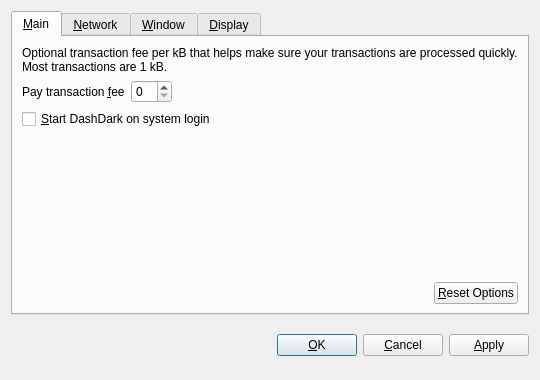
<?xml version="1.0" encoding="UTF-8"?>
<ui version="4.0">
 <class>OptionsDialog</class>
 <widget class="QDialog" name="OptionsDialog">
  <property name="geometry">
   <rect>
    <x>0</x>
    <y>0</y>
    <width>540</width>
    <height>380</height>
   </rect>
  </property>
  <property name="windowTitle">
   <string>Options</string>
  </property>
  <property name="modal">
   <bool>true</bool>
  </property>
  <layout class="QVBoxLayout" name="verticalLayout">
   <item>
    <widget class="QTabWidget" name="tabWidget">
     <property name="tabPosition">
      <enum>QTabWidget::North</enum>
     </property>
     <property name="currentIndex">
      <number>0</number>
     </property>
     <widget class="QWidget" name="tabMain">
      <attribute name="title">
       <string>&amp;Main</string>
      </attribute>
      <layout class="QVBoxLayout" name="verticalLayout_Main">
       <item>
        <widget class="QLabel" name="transactionFeeInfoLabel">
         <property name="text">
          <string>Optional transaction fee per kB that helps make sure your transactions are processed quickly. Most transactions are 1 kB.</string>
         </property>
         <property name="textFormat">
          <enum>Qt::PlainText</enum>
         </property>
         <property name="wordWrap">
          <bool>true</bool>
         </property>
        </widget>
       </item>
       <item>
        <layout class="QHBoxLayout" name="horizontalLayout_1_Main">
         <item>
          <widget class="QLabel" name="transactionFeeLabel">
           <property name="text">
            <string>Pay transaction &amp;fee</string>
           </property>
           <property name="textFormat">
            <enum>Qt::PlainText</enum>
           </property>
           <property name="buddy">
            <cstring>transactionFee</cstring>
           </property>
          </widget>
         </item>
         <item>
          <widget class="BitcoinAmountField" name="transactionFee"/>
         </item>
         <item>
          <spacer name="horizontalSpacer_1_Main">
           <property name="orientation">
            <enum>Qt::Horizontal</enum>
           </property>
           <property name="sizeHint" stdset="0">
            <size>
             <width>40</width>
             <height>20</height>
            </size>
           </property>
          </spacer>
         </item>
        </layout>
       </item>
       <item>
        <widget class="QCheckBox" name="bitcoinAtStartup">
         <property name="toolTip">
          <string>Automatically start DashDark after logging in to the system.</string>
         </property>
         <property name="text">
          <string>&amp;Start DashDark on system login</string>
         </property>
        </widget>
       </item>
       <item>
        <spacer name="verticalSpacer_Main">
         <property name="orientation">
          <enum>Qt::Vertical</enum>
         </property>
         <property name="sizeHint" stdset="0">
          <size>
           <width>20</width>
           <height>40</height>
          </size>
         </property>
        </spacer>
       </item>
       <item>
        <layout class="QHBoxLayout" name="horizontalLayout_2_Main">
         <item>
          <spacer name="horizontalSpacer_2_Main">
           <property name="orientation">
            <enum>Qt::Horizontal</enum>
           </property>
           <property name="sizeHint" stdset="0">
            <size>
             <width>40</width>
             <height>20</height>
            </size>
           </property>
          </spacer>
         </item>
         <item>
          <widget class="QPushButton" name="resetButton">
           <property name="toolTip">
            <string>Reset all client options to default.</string>
           </property>
           <property name="text">
            <string>&amp;Reset Options</string>
           </property>
           <property name="autoDefault">
            <bool>false</bool>
           </property>
          </widget>
         </item>
        </layout>
       </item>
      </layout>
     </widget>
     <widget class="QWidget" name="tabNetwork">
      <attribute name="title">
       <string>&amp;Network</string>
      </attribute>
      <layout class="QVBoxLayout" name="verticalLayout_Network">
       <item>
        <widget class="QCheckBox" name="mapPortUpnp">
         <property name="toolTip">
          <string>Automatically open the DashDark client port on the router. This only works when your router supports UPnP and it is enabled.</string>
         </property>
         <property name="text">
          <string>Map port using &amp;UPnP</string>
         </property>
        </widget>
       </item>
       <item>
        <widget class="QCheckBox" name="connectSocks">
         <property name="toolTip">
          <string>Connect to the DashDark network through a SOCKS proxy (e.g. when connecting through Tor).</string>
         </property>
         <property name="text">
          <string>&amp;Connect through SOCKS proxy:</string>
         </property>
        </widget>
       </item>
       <item>
        <layout class="QHBoxLayout" name="horizontalLayout_Network">
         <item>
          <widget class="QLabel" name="proxyIpLabel">
           <property name="text">
            <string>Proxy &amp;IP:</string>
           </property>
           <property name="textFormat">
            <enum>Qt::PlainText</enum>
           </property>
           <property name="buddy">
            <cstring>proxyIp</cstring>
           </property>
          </widget>
         </item>
         <item>
          <widget class="QValidatedLineEdit" name="proxyIp">
           <property name="maximumSize">
            <size>
             <width>140</width>
             <height>16777215</height>
            </size>
           </property>
           <property name="toolTip">
            <string>IP address of the proxy (e.g. 127.0.0.1)</string>
           </property>
          </widget>
         </item>
         <item>
          <widget class="QLabel" name="proxyPortLabel">
           <property name="text">
            <string>&amp;Port:</string>
           </property>
           <property name="textFormat">
            <enum>Qt::PlainText</enum>
           </property>
           <property name="buddy">
            <cstring>proxyPort</cstring>
           </property>
          </widget>
         </item>
         <item>
          <widget class="QLineEdit" name="proxyPort">
           <property name="maximumSize">
            <size>
             <width>55</width>
             <height>16777215</height>
            </size>
           </property>
           <property name="toolTip">
            <string>Port of the proxy (e.g. 9050)</string>
           </property>
          </widget>
         </item>
         <item>
          <widget class="QLabel" name="socksVersionLabel">
           <property name="text">
            <string>SOCKS &amp;Version:</string>
           </property>
           <property name="textFormat">
            <enum>Qt::PlainText</enum>
           </property>
           <property name="buddy">
            <cstring>socksVersion</cstring>
           </property>
          </widget>
         </item>
         <item>
          <widget class="QValueComboBox" name="socksVersion">
           <property name="toolTip">
            <string>SOCKS version of the proxy (e.g. 5)</string>
           </property>
          </widget>
         </item>
         <item>
          <spacer name="horizontalSpacer_Network">
           <property name="orientation">
            <enum>Qt::Horizontal</enum>
           </property>
           <property name="sizeHint" stdset="0">
            <size>
             <width>40</width>
             <height>20</height>
            </size>
           </property>
          </spacer>
         </item>
        </layout>
       </item>
       <item>
        <spacer name="verticalSpacer_Network">
         <property name="orientation">
          <enum>Qt::Vertical</enum>
         </property>
         <property name="sizeHint" stdset="0">
          <size>
           <width>20</width>
           <height>40</height>
          </size>
         </property>
        </spacer>
       </item>
      </layout>
     </widget>
     <widget class="QWidget" name="tabWindow">
      <attribute name="title">
       <string>&amp;Window</string>
      </attribute>
      <layout class="QVBoxLayout" name="verticalLayout_Window">
       <item>
        <widget class="QCheckBox" name="minimizeToTray">
         <property name="toolTip">
          <string>Show only a tray icon after minimizing the window.</string>
         </property>
         <property name="text">
          <string>&amp;Minimize to the tray instead of the taskbar</string>
         </property>
        </widget>
       </item>
       <item>
        <widget class="QCheckBox" name="minimizeOnClose">
         <property name="toolTip">
          <string>Minimize instead of exit the application when the window is closed. When this option is enabled, the application will be closed only after selecting Quit in the menu.</string>
         </property>
         <property name="text">
          <string>M&amp;inimize on close</string>
         </property>
        </widget>
       </item>
       <item>
        <spacer name="verticalSpacer_Window">
         <property name="orientation">
          <enum>Qt::Vertical</enum>
         </property>
         <property name="sizeHint" stdset="0">
          <size>
           <width>20</width>
           <height>40</height>
          </size>
         </property>
        </spacer>
       </item>
      </layout>
     </widget>
     <widget class="QWidget" name="tabDisplay">
      <attribute name="title">
       <string>&amp;Display</string>
      </attribute>
      <layout class="QVBoxLayout" name="verticalLayout_Display">
       <item>
        <layout class="QHBoxLayout" name="horizontalLayout_1_Display">
         <item>
          <widget class="QLabel" name="langLabel">
           <property name="text">
            <string>User Interface &amp;language:</string>
           </property>
           <property name="textFormat">
            <enum>Qt::PlainText</enum>
           </property>
           <property name="buddy">
            <cstring>lang</cstring>
           </property>
          </widget>
         </item>
         <item>
          <widget class="QValueComboBox" name="lang">
           <property name="toolTip">
            <string>The user interface language can be set here. This setting will take effect after restarting DashDark.</string>
           </property>
          </widget>
         </item>
        </layout>
       </item>
       <item>
        <layout class="QHBoxLayout" name="horizontalLayout_2_Display">
         <item>
          <widget class="QLabel" name="unitLabel">
           <property name="text">
            <string>&amp;Unit to show amounts in:</string>
           </property>
           <property name="textFormat">
            <enum>Qt::PlainText</enum>
           </property>
           <property name="buddy">
            <cstring>unit</cstring>
           </property>
          </widget>
         </item>
         <item>
          <widget class="QValueComboBox" name="unit">
           <property name="toolTip">
            <string>Choose the default subdivision unit to show in the interface and when sending coins.</string>
           </property>
          </widget>
         </item>
        </layout>
       </item>
       <item>
        <widget class="QCheckBox" name="displayAddresses">
         <property name="toolTip">
          <string>Whether to show DashDark addresses in the transaction list or not.</string>
         </property>
         <property name="text">
          <string>&amp;Display addresses in transaction list</string>
         </property>
        </widget>
       </item>
       <item>
        <widget class="QCheckBox" name="coinControlFeatures">
         <property name="toolTip">
          <string>Whether to show coin control features or not.</string>
         </property>
         <property name="text">
          <string>Display coin &amp;control features (experts only!)</string>
         </property>
        </widget>
       </item>
       <item>
        <spacer name="verticalSpacer_Display">
         <property name="orientation">
          <enum>Qt::Vertical</enum>
         </property>
         <property name="sizeHint" stdset="0">
          <size>
           <width>20</width>
           <height>40</height>
          </size>
         </property>
        </spacer>
       </item>
      </layout>
     </widget>
    </widget>
   </item>
   <item>
    <layout class="QHBoxLayout" name="horizontalLayout_Buttons">
     <item>
      <spacer name="horizontalSpacer_1">
       <property name="orientation">
        <enum>Qt::Horizontal</enum>
       </property>
       <property name="sizeHint" stdset="0">
        <size>
         <width>40</width>
         <height>48</height>
        </size>
       </property>
      </spacer>
     </item>
     <item>
      <widget class="QLabel" name="statusLabel">
       <property name="font">
        <font>
         <weight>75</weight>
         <bold>true</bold>
        </font>
       </property>
       <property name="text">
        <string/>
       </property>
       <property name="textFormat">
        <enum>Qt::PlainText</enum>
       </property>
       <property name="wordWrap">
        <bool>true</bool>
       </property>
      </widget>
     </item>
     <item>
      <spacer name="horizontalSpacer_2">
       <property name="orientation">
        <enum>Qt::Horizontal</enum>
       </property>
       <property name="sizeHint" stdset="0">
        <size>
         <width>40</width>
         <height>48</height>
        </size>
       </property>
      </spacer>
     </item>
     <item>
      <widget class="QPushButton" name="okButton">
       <property name="text">
        <string>&amp;OK</string>
       </property>
      </widget>
     </item>
     <item>
      <widget class="QPushButton" name="cancelButton">
       <property name="text">
        <string>&amp;Cancel</string>
       </property>
       <property name="autoDefault">
        <bool>false</bool>
       </property>
      </widget>
     </item>
     <item>
      <widget class="QPushButton" name="applyButton">
       <property name="text">
        <string>&amp;Apply</string>
       </property>
       <property name="autoDefault">
        <bool>false</bool>
       </property>
      </widget>
     </item>
    </layout>
   </item>
  </layout>
 </widget>
 <customwidgets>
  <customwidget>
   <class>BitcoinAmountField</class>
   <extends>QSpinBox</extends>
   <header>bitcoinamountfield.h</header>
  </customwidget>
  <customwidget>
   <class>QValueComboBox</class>
   <extends>QComboBox</extends>
   <header>qvaluecombobox.h</header>
  </customwidget>
  <customwidget>
   <class>QValidatedLineEdit</class>
   <extends>QLineEdit</extends>
   <header>qvalidatedlineedit.h</header>
  </customwidget>
 </customwidgets>
 <resources/>
 <connections/>
</ui>
